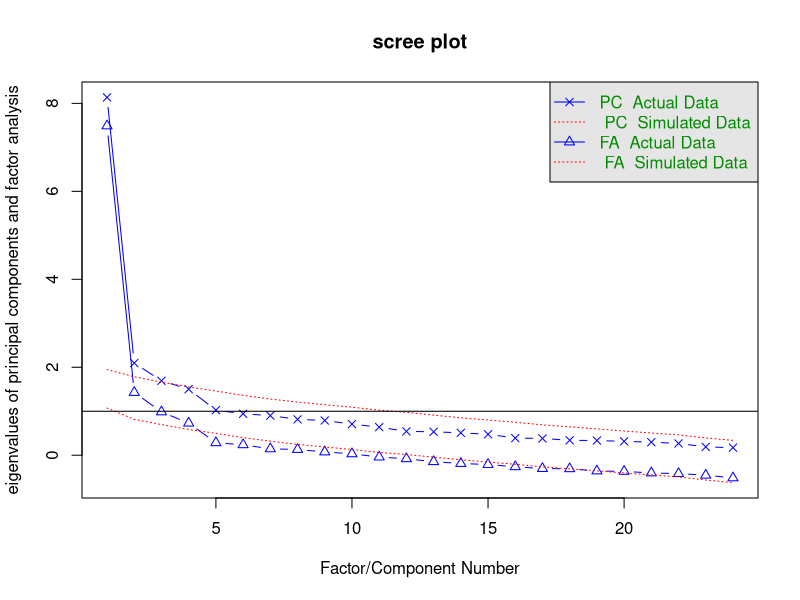
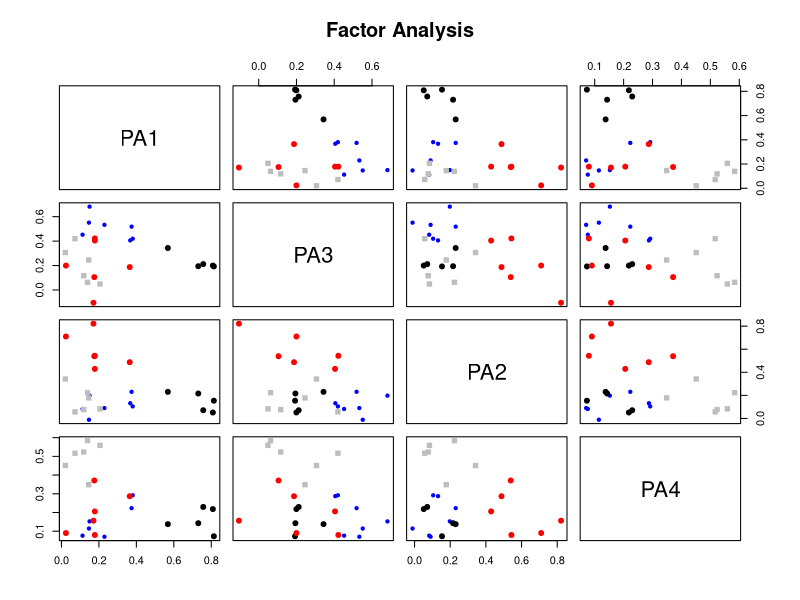
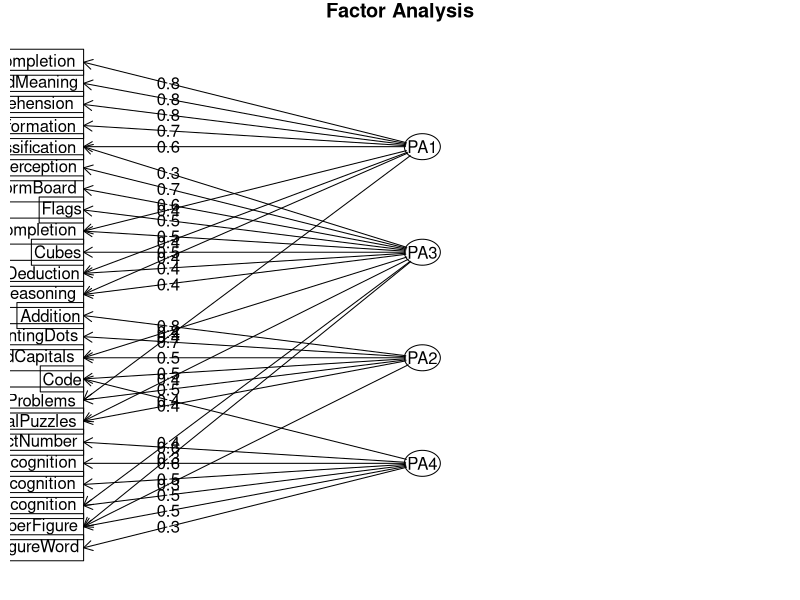
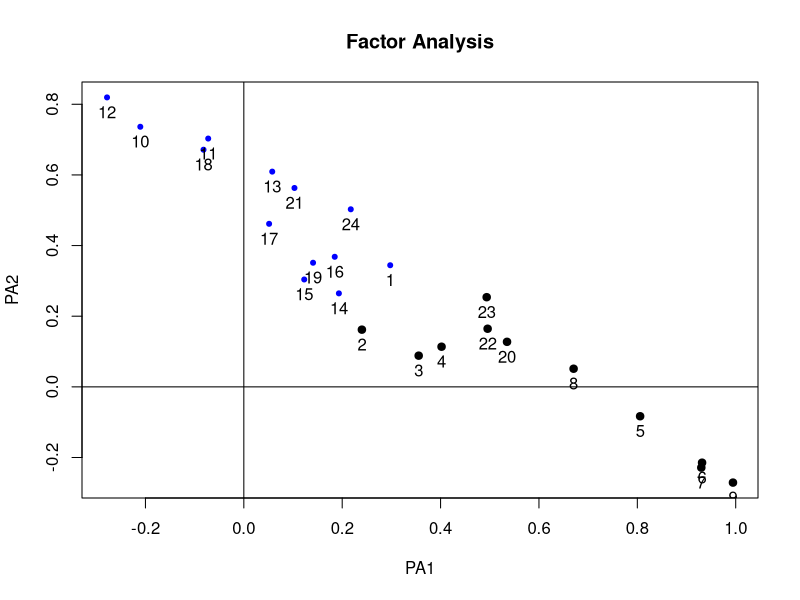
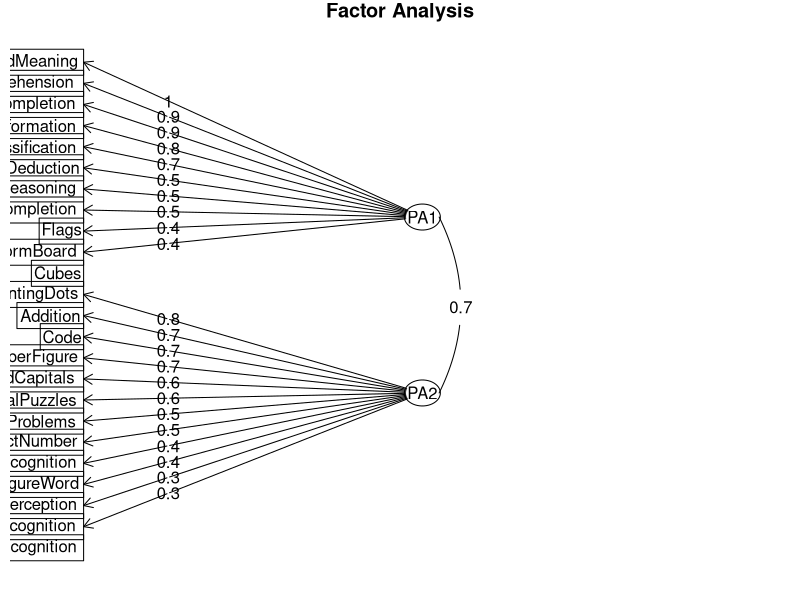

Source code (R) for these figures, in order:
View(Harman74.cor)
h74<-Harman74.cor
library(psych)
covariances <- h74$cov
correlations<-cov2cor(covariances)
fa.parallel(correlations,fa="both",n.obs =112,main = "scree plot")
fa(r=correlations,nfactors = 2,rotate = "none",fm="pa")
#orthogonal rotation
fa.varimax<-fa(correlations,nfactors = 4,rotate = "varimax",fm="pa")
fa.varimax
fa.varimax$weights
factor.plot(fa.varimax)
fa.diagram(fa.varimax,simple = FALSE)
#oblique rotation
fa.promax <-fa(correlations,nfactors = 2,rotate = "promax",fm="pa")
fa.promax
fa.promax$weights
factor.plot(fa.promax)
fa.diagram(fa.promax,simple = FALSE)

